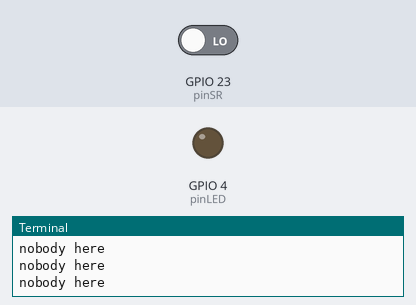
Bench run of a program on a simulated Raspberry Pi (BCM pin numbers). On the bench: output pins drawn as LEDs (lit = HIGH), the last lines printed to the terminal. Inputs (shaded band) come from the test bench; at power-on: GPIO 23 (pinSR) LOW.

Above: at 1.2 s.
1.3 s: GPIO 23 (pinSR) driven HIGH
At 2.1 s:
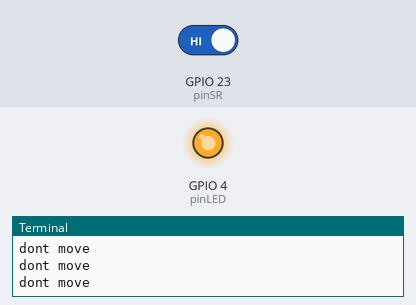
2.8 s: GPIO 23 (pinSR) driven LOW
At 3.3 s:
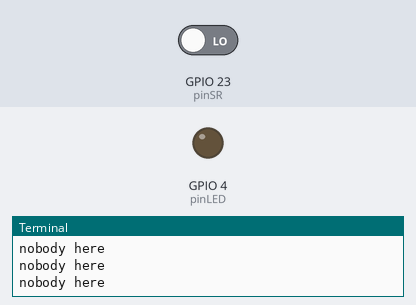
Timing chart, 0 to 5.8 s (numbered marks = the images above; inputs shaded):
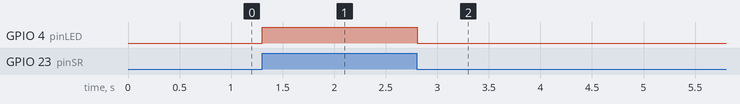

Measured:
- after the input at 1.3 s, GPIO 4 (pinLED): LOW → HIGH at once
- after the input at 2.8 s, GPIO 4 (pinLED): HIGH → LOW at once

The program:

PIR_HC-SR501.py
```python
import RPi.GPIO as GPIO
import time

pinLED = 4
pinSR = 23
GPIO.setmode(GPIO.BCM)
GPIO.setup(pinLED, GPIO.OUT)
GPIO.setup(pinSR,GPIO.IN)

try:
    while True:
        if GPIO.input(pinSR):
            GPIO.output(pinLED, 1)
            print("dont move")
            time.sleep(0.1)
        else:
            GPIO.output(pinLED, 0)
            print("nobody here")
            time.sleep(0.1)


except KeyboardInterrupt:
    pass
GPIO.cleanup()
```
